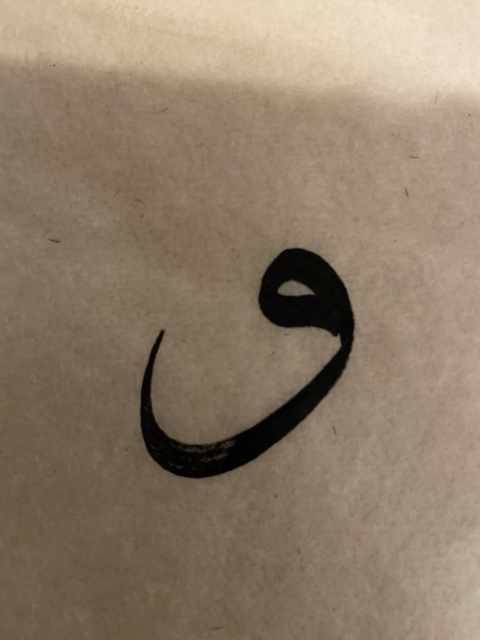
#> input picture emm.jpg, 960 x 1280 px (shown at 1/2 size)
$ python assignment2t3.py
#> lines starting #> are read from the running program, lines starting #| are printed output that depends on the picture; after the words box and inside, x2 and y2 are one past the last pixel; in counts of white or black regions, pixels touching at a corner belong together
#> further down, img is the input picture: shape (1280, 960, 3); mean B, G, R 104.4, 124.5, 141.2
import cv2, numpy as np
from PIL import Image

def preProcessing(img):
    """ A function used to pre-process images to make it suitable to work with.

        Parameters: img (matrix): matrix image
        Returns: imgThres(matrix): Processed matrix image
    """
    # 1 - Convert to grey level
    imgGray = cv2.cvtColor(img,cv2.COLOR_BGR2GRAY)
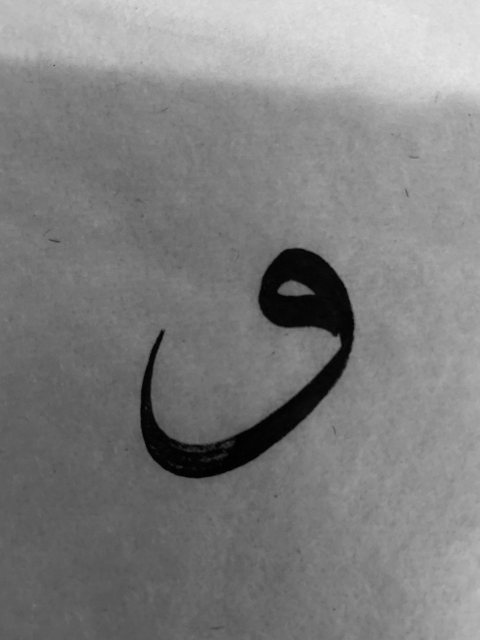
#> imgGray: shape (1280, 960) (shown at 1/2 size); min 0, max 236, mean 127.3

    # 2 - Denoise image
    imgBlur = cv2.fastNlMeansDenoising(imgGray, h=10)
    # imgBlur2 = cv2.GaussianBlur(imgGray,(5,5),1)  # another way of denoising

    # 3 - Removing unnecessary details such as writing
    kernel = cv2.getStructuringElement(cv2.MORPH_ELLIPSE, (3, 3))
    morph = cv2.morphologyEx(imgBlur, cv2.MORPH_CLOSE,kernel,iterations=5)

    # 4 - Edge detection using canny
    imgCanny = cv2.Canny(morph,75,200)
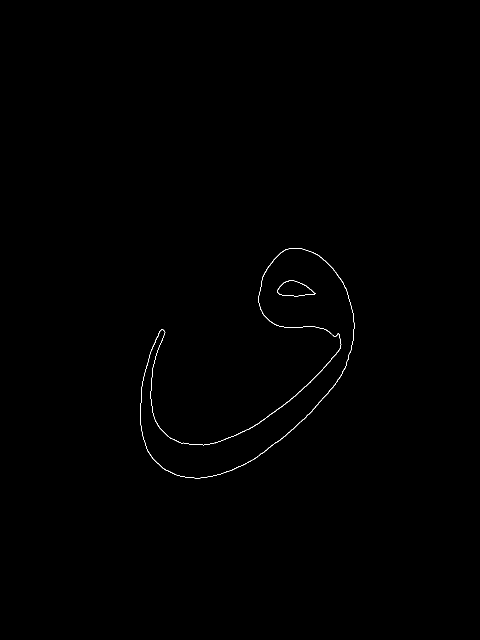
#> imgCanny: shape (1280, 960) (shown at 1/2 size); 0.21% white in thin lines or dots, all inside (x1, y1, x2, y2) = (280, 496, 709, 957)
    # imgCanny2 = cv2.Canny(imgBlur,75,200) # without morph

    # 5- Extra preprocessing Dilation and Erosion( Mostly we don't needs them )
    kernel = np.ones((5,5))
    imgDial = cv2.dilate(imgCanny,kernel,iterations=1)
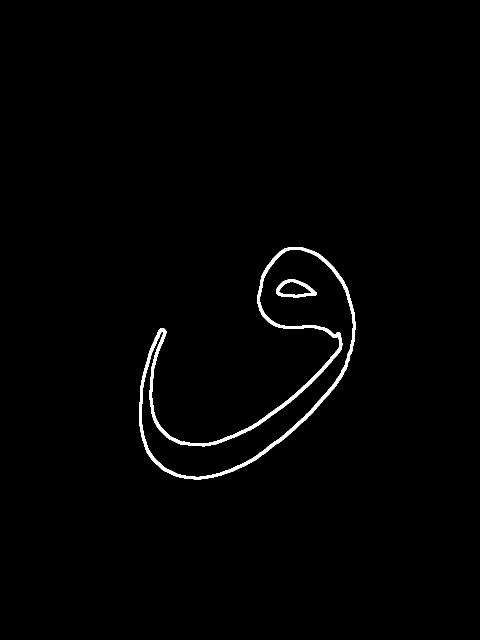
#> imgDial: shape (1280, 960) (shown at 1/2 size); 1.1% white; 2 white regions, box (x1, y1, x2, y2) and area: (278, 494, 711, 959) 13008, (552, 558, 633, 595) 1055
    imgThres = cv2.erode(imgDial,kernel,iterations=1)

    # [7 lines of commented-out code are left out]

    return imgThres

def cornerDetector(img ):
    """ A function used to highlight all the contours in the image and
        find the corners of the biggest one.

        Parameters: img (matrix): matrix image
        Returns: corners(Array): return the biggest contours corner pixel points
    """
    # biggest contours corner points saved in an array
    corners = np.array([])
    # initalize the max area
    maxArea = 0
    # calling method find contours to find all contours in the image
    contours,_ = cv2.findContours(img,cv2.RETR_EXTERNAL, cv2.CHAIN_APPROX_NONE)
#> contours = 1 contour; box (x1, y1, x2, y2) and area: (280, 496, 709, 957) 54505

    # loop through each contour in the image
    for cnt in contours:
        # svae its area size
        area = cv2.contourArea(cnt)
        # if area smaller than 6k ignore it
        if area > 6000:
            # if we want to see all contours uncomment this
            # cv2.drawContours(imgCopy, cnt, -1, (0, 0, 255), 2)
            # Calculate the contour curves length we need it for approximation points (the bigger the accurate)
            epsilon  = 0.05*cv2.arcLength(cnt,True)
            # An approximation of the edges points ( corner points)
            approx = cv2.approxPolyDP(cnt, epsilon, True)
            # if this contour has bigger area and it has 4 points edges ( meaning it is a square such as paper)
            if area > maxArea and len(approx) == 4:
                corners = approx
                maxArea = area
#> this loop made 1 pass
#> (area, epsilon) on pass 1: (54505, 108.6)
#> after the loop, corners = empty array; maxArea = 0
    return corners

def sortCorners(corners):
    """ A function used to reorder the corners point to
        match the exact order required for the wrapper function.

        Parameters: corners (array): corners of the paper
        Returns: sortedCorners(array): returns sortedd array of corners pixel points
    """
    # Just reshaping before manuplations
    corners = corners.reshape((4,2))
    # create empty new corners
    sortedCorners = np.zeros((4,1,2),np.int32)
    # sum each corner width + height => smallest is at the top left[0,0]
    # biggest will be bottom right [width, height]
    # we want to make the corner like this order [[0, 0], [width, 0], [0, height], [width, height]]
    add = corners.sum(1)
    # smallest
    sortedCorners[0] = corners[np.argmin(add)]
    # biggest
    sortedCorners[3] = corners[np.argmax(add)]
    # The difference between width - height for the remaining points:
    #  if the result (height - width) is negative(minimum) => will be at [width, 0]
    #  if the result (height - width) is positive(maximum) => will be at [0, height]
    diff = np.diff(corners,axis=1)
    sortedCorners[1]= corners[np.argmin(diff)]
    sortedCorners[2] = corners[np.argmax(diff)]

    return sortedCorners

def warper(img, corners, width, height):
    """ A function used to transform the document into fully flat in x and y directions.

        Parameter: img (matrix): matrix image
        Parameter: corners (array): corners of the paper

        Returns: corners(array): fully flat in x and y image
    """
    # Calling sort corner to satisfy wrapper function
    corners = sortCorners(corners)
    # set the points
    points1 = np.float32(corners)
    points2 = np.float32([[0, 0], [width, 0], [0, height], [width, height]])
    # Wrapper transform computer transform matrix
    matrix = cv2.getPerspectiveTransform(points1, points2)
    # result
    result = cv2.warpPerspective(img, matrix, (width, height))

    # if we want to better cut the noise edges
    # imgCropped = result[10:result.shape[0]-10, 10:result.shape[1]-10]
    # imgCropped = cv2.resize(imgCropped,(width,height))

    return result

# Output images size
width = 960
height = 1280
# Reading input images
img = cv2.imread("emm.jpg")

# resizing image (for better quality)
img = cv2.resize(img, (width,height))

# Take a copy image for drawing edges
imgCopy = img.copy()

# Process image before detecting
processedImg = preProcessing(img)

# Get corners points
corners = cornerDetector(processedImg)
#> corners = empty array

# Draw a circle in the contour edges ( corner of the paper)
cv2.drawContours(imgCopy, corners, -1, (0, 0, 255), 40)

# Wrap the image into flat x, y directions
imgWarped = warper(img, corners, width, height)
#> (the run stopped early here; a loop or call above may not have finished)
